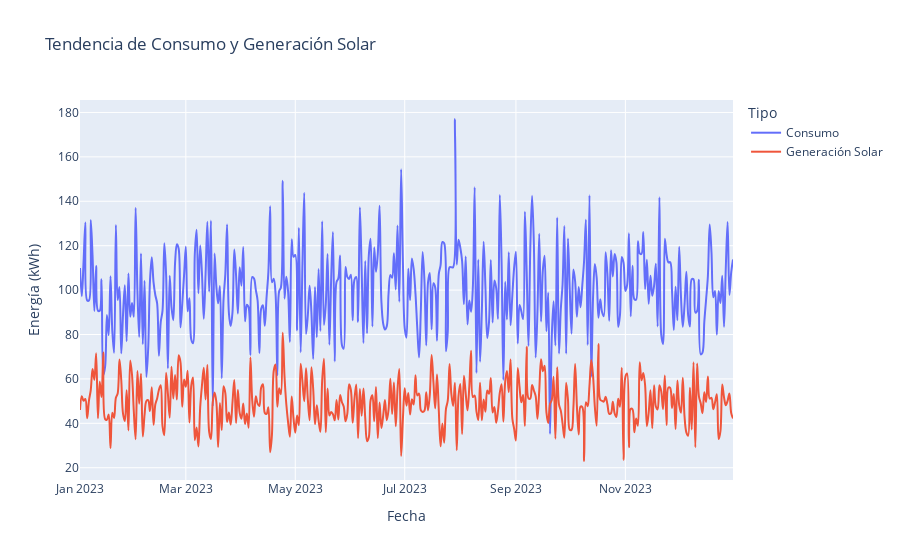

Notebook cell for this chart:
### Code cell
px.line(df, x='Fecha', y=["Consumo", "Generación Solar"], title='Tendencia de Consumo y Generación Solar', line_shape="spline", labels={"value": "Energía (kWh)", "variable": "Tipo"})

### Figure 1 — Plotly figure (JSON) as saved in the notebook; plotly's stock layout.template omitted (floating-point values rounded to 4 significant figures; data arrays with more than 128 entries replaced by an {"elided": "..."} marker saying what was removed)
{"data": [{"hovertemplate": "Tipo=Consumo<br>Fecha=%{x}<br>Energía (kWh)=%{y}<extra></extra>", "legendgroup": "Consumo", "line": {"color": "#636efa", "dash": "solid", "shape": "spline"}, "marker": {"symbol": "circle"}, "mode": "lines", "name": "Consumo", "orientation": "v", "showlegend": true, "type": "scatter", "x": {"elided": "365 str values"}, "xaxis": "x", "y": {"elided": "365 float values"}, "yaxis": "y"}, {"hovertemplate": "Tipo=Generación Solar<br>Fecha=%{x}<br>Energía (kWh)=%{y}<extra></extra>", "legendgroup": "Generación Solar", "line": {"color": "#EF553B", "dash": "solid", "shape": "spline"}, "marker": {"symbol": "circle"}, "mode": "lines", "name": "Generación Solar", "orientation": "v", "showlegend": true, "type": "scatter", "x": {"elided": "365 str values"}, "xaxis": "x", "y": {"elided": "365 float values"}, "yaxis": "y"}], "layout": {"legend": {"title": {"text": "Tipo"}, "tracegroupgap": 0}, "title": {"text": "Tendencia de Consumo y Generación Solar"}, "xaxis": {"anchor": "y", "domain": [0, 1], "title": {"text": "Fecha"}}, "yaxis": {"anchor": "x", "domain": [0, 1], "title": {"text": "Energía (kWh)"}}}}
